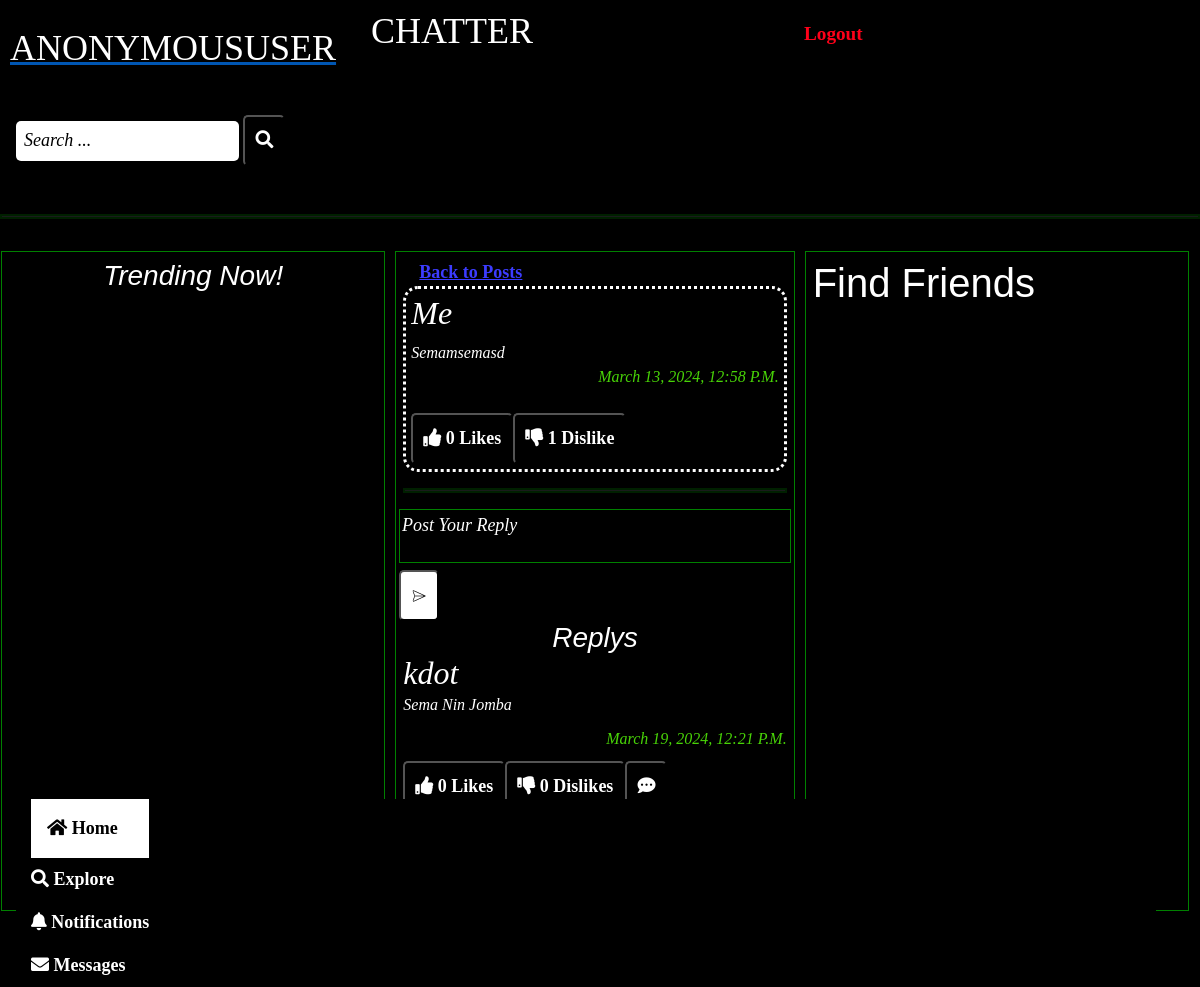
The page /home/post/12/ on the database its author committed.
### chatter/models.py (models this page shows)
class Post(models.Model):
    body= models.TextField()
    created_at= models.DateTimeField(default=timezone.now, editable=False)
    author= models.ForeignKey(Account, on_delete=models.CASCADE)
    likes= models.ManyToManyField(Account, blank=True, related_name='likes')
    dislikes= models.ManyToManyField(Account, blank=True, related_name='dislikes')
    image= models.ImageField(upload_to='uploads/posts', blank=True,null=True)
    class Meta:
        verbose_name= 'Post'
        verbose_name_plural= 'Posts'

class Account(AbstractUser):
    groups= models.ManyToManyField(Group, related_name='accounts_set',blank=True)
    user_permissions= models.ManyToManyField(Permission, related_name='accounts_set', blank=True)
    def __str__(self):
        return self.username
    class Meta:
        verbose_name= 'Account'
        verbose_name_plural= 'Accounts'

class Comment(models.Model):
    comment= models.TextField()
    created_at= models.DateTimeField(default=timezone.now, editable=False)
    author= models.ForeignKey(Account, on_delete=models.CASCADE)
    post = models.ForeignKey(Post, on_delete= models.CASCADE)
    likes= models.ManyToManyField(Account,blank=True,related_name="comment_likes")
    dislikes= models.ManyToManyField(Account,blank=True,related_name="comment_dislikes")
    parent= models.ForeignKey('self',on_delete=models.CASCADE, blank=True, null=True, related_name='+')
    @property
    def children(self):
        return Comment.objects.filter(parent=self).order_by('-created_at').all()
    @property
    def is_parent(self):
        if self.parent is None:
            return True
        else:
            return False

### chatter/views.py (the view)
# urls.py: path('home/post/<int:pk>/', views.postcomments, name= 'postdetail'),
def postcomments(request,pk):
    post= Post.objects.get(pk=pk)
    comments = Comment.objects.filter(post=post)
    if request.method == 'POST':
        form = CommentForm(request.POST)
        if form.is_valid():
            comment= form.save(commit=False)
            comment.author=request.user
            comment.post= post
            comment.save()
        notification= Notification.objects.create(notification_type=1,from_user=request.user,to_user=post.author,post=post)
    else:
        form=CommentForm()
    return render(request, 'comments.html', {'post':post, 'form':form, 'comments':comments})

### chatter/forms.py
class CommentForm(forms.ModelForm):
    comment= forms.CharField(
        required=False,
        widget=forms.Textarea(attrs={'rows': 2,'placeholder': 'Post Your Reply'}))
    class Meta:
        model = Comment
        fields= ['comment']

### chatter/templates/comments.html (shortened to what this page needs)
{% extends 'home.html' %}
{% load static %}
{% block comment %}
<div class="col-md-4">
    <div class="comm">
        <a href="{% url 'home' %}" class="back">Back to Posts</a>
    </div>
    <div class="posts">
        <div class="card5">
            <h2>{{ post.author }}
            </h2>
            <p>{{ post.body }}</p>
            <p id='createdat'>{{ post.created_at }}</p>  <br>
            <div class="conta">
                <div class="likes">
                    <form action="{% url 'likes' post.pk %}" method="post">
                        <button class="like-btn" type="submit">
                            <i class="fas fa-thumbs-up">
                                {%  if  post.likes.all.count == 1 %}
                                {{ post.likes.all.count }} Like
                                {% else %}
                                {{ post.likes.all.count }} Likes
                                {% endif %}
                            </i>
                        </button>
                    </form>
                </div>
                <div class="dislikes">
                    <form action="{% url 'dislikes' post.pk %}" method="post">
                        <button class="dislike-btn" type="submit">
                            <i class="fas fa-thumbs-down">
                                {%  if  post.dislikes.all.count == 1 %}
                                {{ post.dislikes.all.count }} Dislike
                                {% else %}
                                {{ post.dislikes.all.count }} Dislikes
                                {% endif %}
                            </i>
                        </button>
                    </form>
                </div>
            </div>
        </div>
    </div>
    <hr>
    <div class="chatbox">
        <form action="" method="post" novalidate>
            {{ form.comment }}
            <button type="submit" class="send"><img src="{% static 'img/send.png' %}" alt="Send"></button>
        </form>
        <br>
    </div>
    {% if comments %}
    <div class="comments">
        <h3>Replys</h3>
        {% for comment in comments %}
        {% if comment.is_parent %}
        <div class="card6">
            <h2>
                {{ comment.author }}
            </h2>
            <p>{{ comment.comment }}</p>
            <p id='createdat'>{{ comment.created_at  }} </p>
        </div>
        <div class="conta">
            <div class="likes">
                <form action="{% url 'commentlikes' post.pk comment.pk %}" method="post">
                    <button class="like-btn" type="submit">
                        <i class="fas fa-thumbs-up">
                            {%  if  comment.likes.all.count == 1 %}
                            {{ comment.likes.all.count }} Like
                            {% else %}
                            {{ comment.likes.all.count }} Likes
                            {% endif %}
                        </i>
                    </button>
                </form>
            </div>
            <div class="dislikes">
                <form action="{% url 'commentdislikes' post.pk comment.pk %}" method="post">
                    <button class="dislike-btn" type="submit">
                        <i class="fas fa-thumbs-down">
                            {%  if  comment.dislikes.all.count == 1 %}
                            {{ comment.dislikes.all.count }} Dislike
                            {% else %}
                            {{ comment.dislikes.all.count }} Dislikes
                            {% endif %}
                        </i>
                    </button>
                </form>
            </div>
            <div class="reply-btn">
                <button class='reply-btn'  onclick="commentButton('{{comment.pk}}')"><i class="fas fa-comment-dots"></i></button>
            </div>
        </div>
        <div class="chat" id="{{ comment.pk }}">
            <form action="{% url 'commentreplies' post.pk comment.pk %}" class="comment" method="post" novalidate>
                <div class="comment-wrapper" id="{{ comment.pk }}">
                    <button type="submit" class="send"><img src="{% static 'img/send.png' %}" alt="Send"></button>
                </div>
            </form>
        </div>
            {% endif %}
            {% endfor %}
    </div>
    {% endif %}
</div>
{% endblock %}

### static/css/home.css (style rules this page uses)
body { background-color: #000000 !important; padding-bottom: 60px; }
.col-md-4 { flex: 1; border: 1px solid green; padding: 7px; margin-right: 10px; box-sizing: border-box; }
a { color: white; text-decoration: none; font-family:Georgia, 'Times New Roman', Times, serif; font-size: large; font-weight: bolder; padding: 1rem; }
.chatbox { align-items: center; justify-content: center; display: flex; }
textarea { background-color: black; color: white; resize: none; border: 1px solid green; }
::placeholder { color: white; font-size: large; font-style:italic; font-family: Cambria, Cochin, Georgia, Times, 'Times New Roman', serif; }
button { background-color: green; color: white; padding: 10px 10px; border-radius: 5px; font-size: large; }
hr { border: 2.9px solid green; }
.posts { background-color: rgb(0, 0, 0); color: white; align-items: center; }
.card6 { font-family: Cambria, Cochin, Georgia, Times, 'Times New Roman', serif; font-style: oblique; }
.card4, .card5, .card6 h2 { margin: 0; padding: 0; }
.card4, .card5, .card6 p { margin: 0; padding: 0; margin-bottom: 10px; text-transform: capitalize; }
#createdat { color: rgb(72, 211, 7); display: flex; justify-content: end; }
.back { color: rgb(60, 60, 255); text-decoration: underline; }
.card5 { border-style: dotted; background-color: rgb(0, 0, 0); margin: auto; padding: 5px; border-radius: 15px; font-family: Cambria, Cochin, Georgia, Times, 'Times New Roman', serif; font-style: oblique; }
.card6 { color: white; }
h3 { color: white; text-align: center; font-style: oblique; margin: 0; padding: 0; }
img { border-radius: 10px; }
.conta { display: flex; align-items: center; background-color: #000000; margin:0; }
.likes button { background-color: #000000; }
.dislikes button { background-color: #000000; }
.reply-btn { background-color: black }
.send { background-color: white; }
.comment-wrapper { display: flex; align-items: center; }
.comment-wrapper .send { margin-left: 10px; }
.card9 h2,p { color: white; margin: 0; padding: 0; font-size: medium; font-style: oblique; }

### rows shown on the page
Post: author "Me", body "Semamsemasd", created_at "March 13, 2024, 12:58 P.m.", likes.all.count "0", dislikes.all.count "1"
Comment: author "kdot", comment "Sema Nin Jomba", created_at "March 19, 2024, 12:21 P.m.", likes.all.count "0", dislikes.all.count "0"

### other values the page prints
{{ request.user }} "ANONYMOUSUSER"
